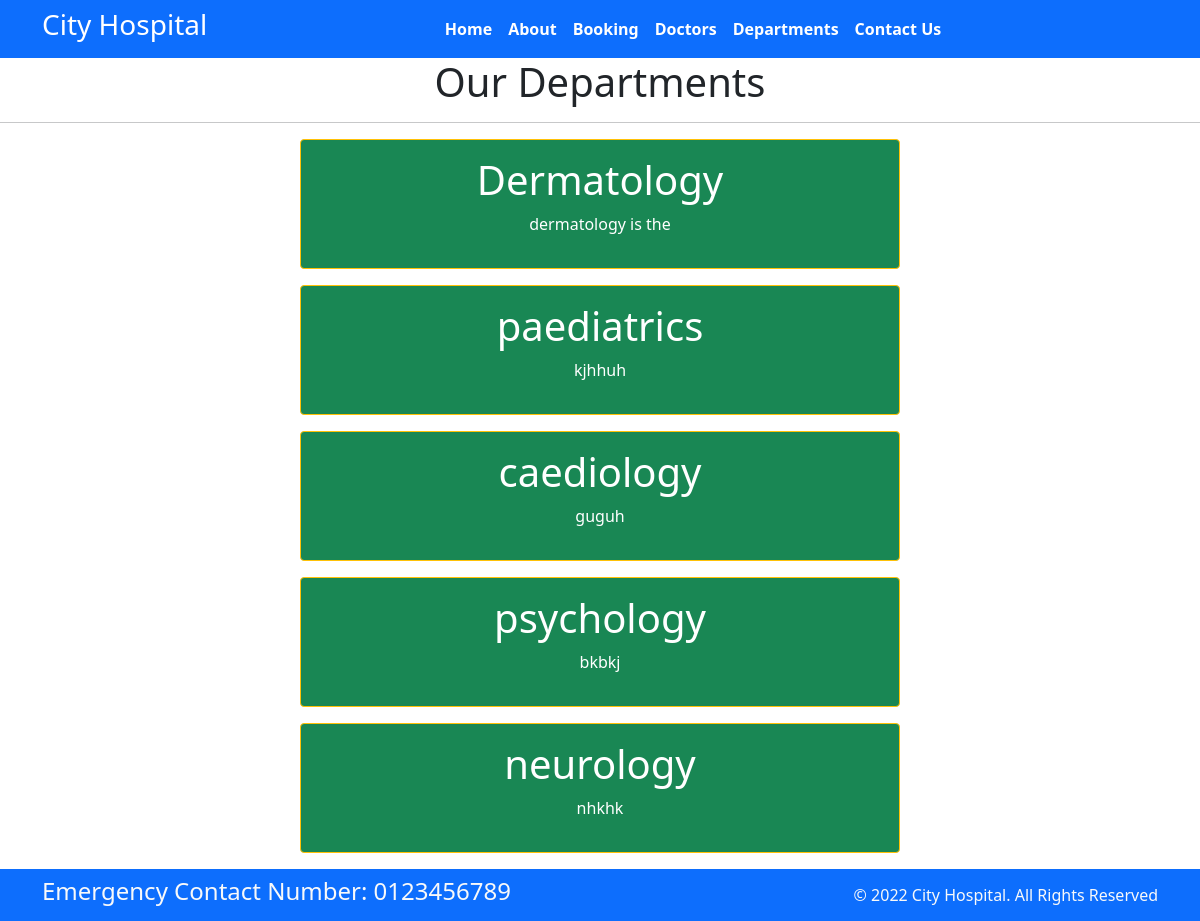
Screenshot of /department with the database file from the repository.
### home/models.py (models this page shows, shortened)
class Departments(models.Model):
    dep_name = models.CharField(max_length=100)
    dep_decription = models.TextField()

### home/views.py (the view)
# urls.py: path('department',views.department, name='department'),
def department(request):
    dict_dept={
        'dept': Departments.objects.all()
    }
    return render(request, 'department.html', dict_dept)

### templates/department.html (shortened to what this page needs)
{% extends 'base.html' %}
{% block content%}
<h1 class="text-center"> Our Departments </h1>
<hr>
{% for d in dept %}
<div class="mx-auto w-50 bg-success text-center text-white p-3 my-3 border border-warning rounded">
    <h1>{{d.dep_name}}</h1>
    <p>{{d.dep_decription}}</p>
</div>
{% endfor %}
{% endblock%}

### rows the page displays
Departments: dep_name "Dermatology", dep_decription "dermatology is the"
Departments: dep_name "paediatrics", dep_decription "kjhhuh"
Departments: dep_name "caediology", dep_decription "guguh"
Departments: dep_name "psychology", dep_decription "bkbkj"
Departments: dep_name "neurology", dep_decription "nhkhk"
